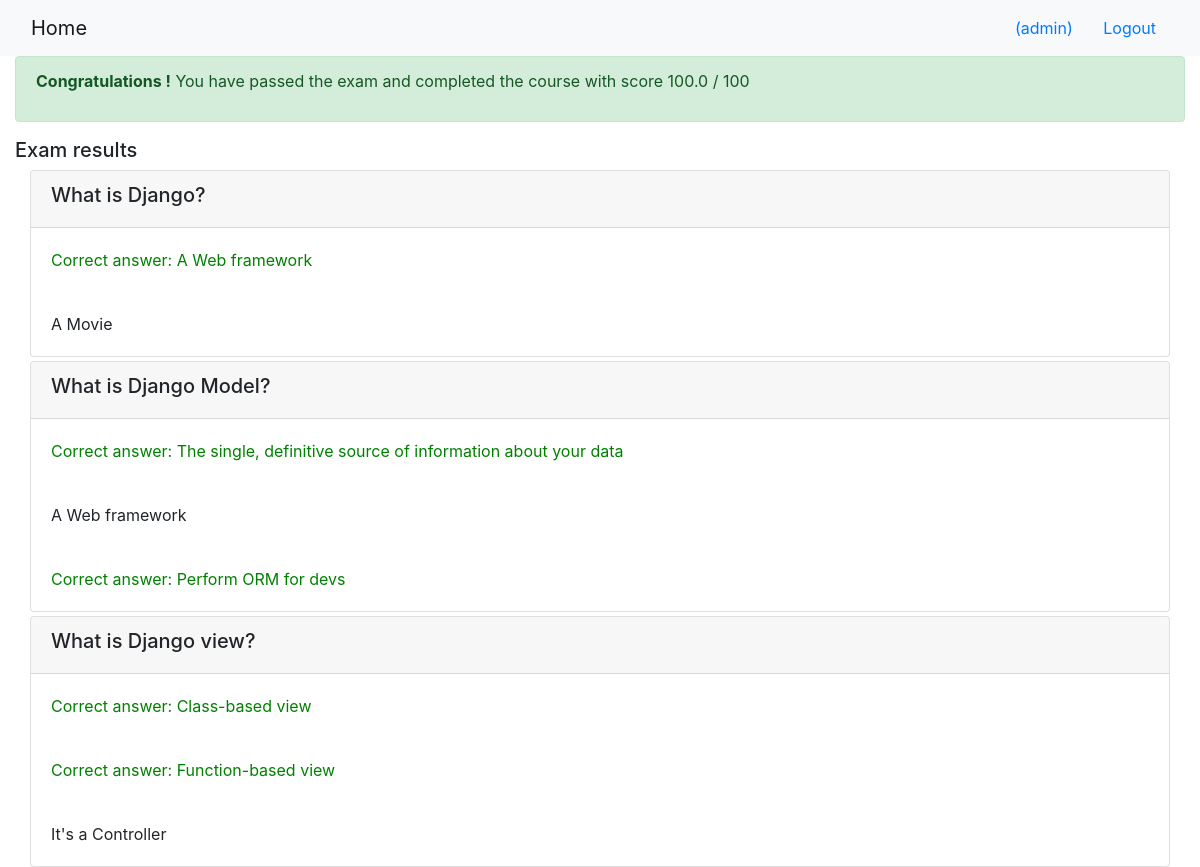
The app's page /onlinecourse/course/2/submission/2/result/ (signed in) with its own data.
### onlinecourse/models.py (models this page shows, shortened)
class Question(models.Model):
    lesson = models.ForeignKey(Lesson, on_delete=models.CASCADE)
    question_text = models.TextField()
    grade = models.IntegerField(default=0)

class Choice(models.Model):
    question = models.ForeignKey(Question, on_delete=models.CASCADE)
    choice_text = models.TextField()
    is_correct = models.BooleanField(default=True)

### onlinecourse/views.py (the view)
# urls.py: path('course/<int:course_id>/submission/<int:submission_id>/result/', views.show_exam_result, name='show_exam_result'),
def show_exam_result(request, course_id, submission_id):
    context = {}
    course = get_object_or_404(Course, pk=course_id)
    submission = get_object_or_404(Submission, pk=submission_id)
    selected = Submission.objects.filter(id = submission_id).values_list('choices',flat = True)
    choices = Choice.objects.all().filter(is_correct=True).count()
    score = 0
    correct = submission.choices.all().filter(is_correct=True).count()
    all = submission.choices.all().count()
    if all <= correct:
        score = correct / choices * 100
    else:
        diff = all - correct
        penality = 1 / Choice.objects.all().count()
        score = (correct / choices * 100) - (penality*diff * 100)
    context['selected'] = selected
    context['grade'] = score
    context['course'] = course
    return render(request, 'onlinecourse/exam_result_bootstrap.html', context)

### onlinecourse/templates/onlinecourse/exam_result_bootstrap.html (shortened to what this page needs)
<!DOCTYPE html>
<html lang="en">
<head>
    {% load static %}
    <link rel="stylesheet" href="https://maxcdn.bootstrapcdn.com/bootstrap/4.5.2/css/bootstrap.min.css">
</head>
<body>
 <nav class="navbar navbar-light bg-light">
    <div class="container-fluid">
        <div class="navbar-header">
              <a class="navbar-brand" href="{% url 'onlinecourse:index' %}">Home</a>
        </div>
        <ul class="nav navbar-nav navbar-right">
            {% if user.is_authenticated %}
            <li>
                <a class="btn btn-link" href="#">{{ user.first_name }}({{ user.username }})</a>
                <a class="btn btn-link" href="{% url 'onlinecourse:logout' %}">Logout</a>
            </li>
            {% endif %}
        </ul>
    </div>
</nav>
<div class="container-fluid">
    {% if grade > 80 %}
    <div class="alert alert-success">
       <p><b>Congratulations {{user.first_name}}!</b> You have passed the exam and completed the course with score {{grade}} / 100</b></p>
    </div>
        {% else %}
        <div class="alert alert-danger">
            <p><b>Failed </b> Sorry, {{user.first_name}}! You have failed exam with score {{grade}} / 100</b></p>
        </div>
        <a class="btn btn-link text-danger" href="{% url 'onlinecourse:course_details' course.id %}">Re-test</a>
        {% endif %}
        <div class="card-columns-vertical mt-1">
        <h5 class="">Exam results</h5>
            <div class="container-fluid">
                        {% for lesson in course.lesson_set.all %}
                        {% for question in lesson.question_set.all %}
                        <div class="card mt-1">
                            <div class="card-header"><h5>{{ question.question_text}}</h5></div>
                            {% for choice in question.choice_set.all %}
                            <div class="card-body" >
                                    {% if choice.id in selected %}
                                        {% if choice.is_correct == True %}
                                        <label class="card-text" style="color:green">Correct answer: {{ choice.choice_text }}
                                        </label>
                                        {% else %}
                                        <label class="card-text" style="color:red">Wrong answer: {{ choice.choice_text }}
                                        </label>
                                        {% endif %}
                                    {% else %}
                                        {% if choice.is_correct == True %}
                                        <label class="card-text" style="color:orange">Not selected: {{ choice.choice_text }}
                                        </label>
                                        {% else %}
                                        <label class="card-text"> {{ choice.choice_text }}
                                        </label>
                                        {% endif %}
                                    {% endif %}
                            </div>
                            {% endfor %}
                        </div>
                        {% endfor %}
                        {% endfor %}
        </div>
    </div>
</body>
</html>

### records on screen
Question: question_text "What is Django?"
Choice: choice_text "A Web framework"
Choice: choice_text "A Movie"
Question: question_text "What is Django Model?"
Choice: choice_text "The single, definitive source of information about your data"
Choice: choice_text "A Web framework"
Choice: choice_text "Perform ORM for devs"
Question: question_text "What is Django view?"
Choice: choice_text "Class-based view"
Choice: choice_text "Function-based view"
Choice: choice_text "It's a Controller"

### other values on screen
{{ user.username }} "admin"
{{ grade }} "100.0"
